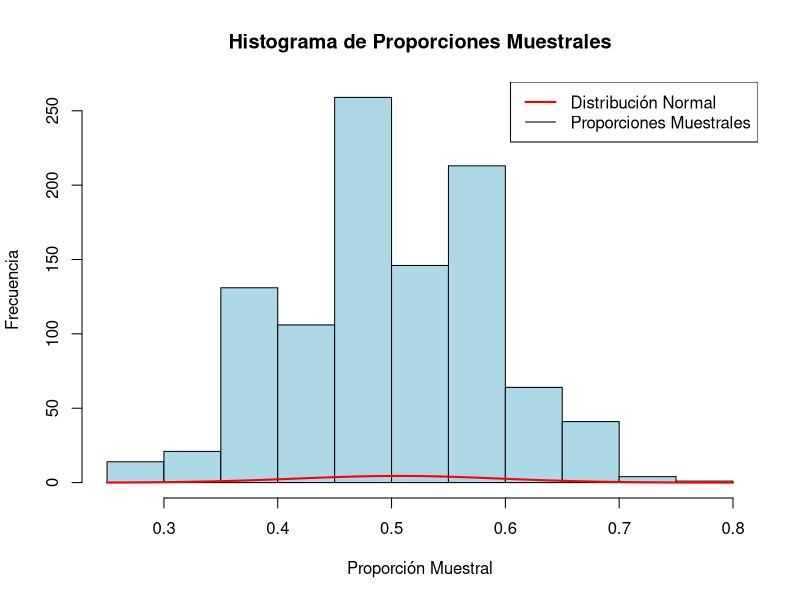
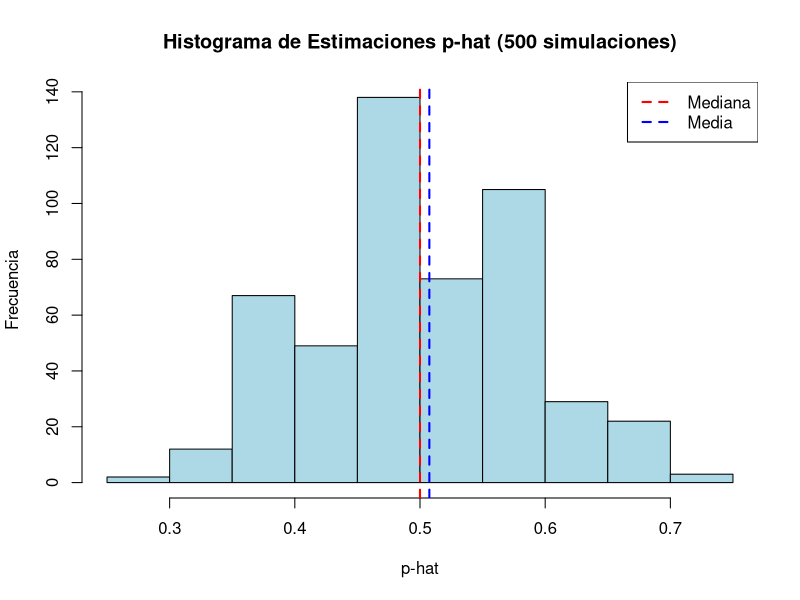
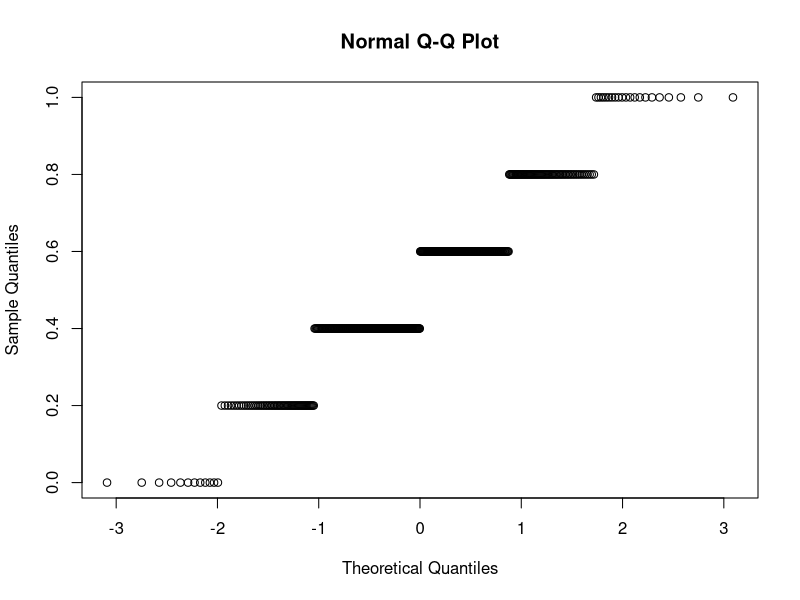
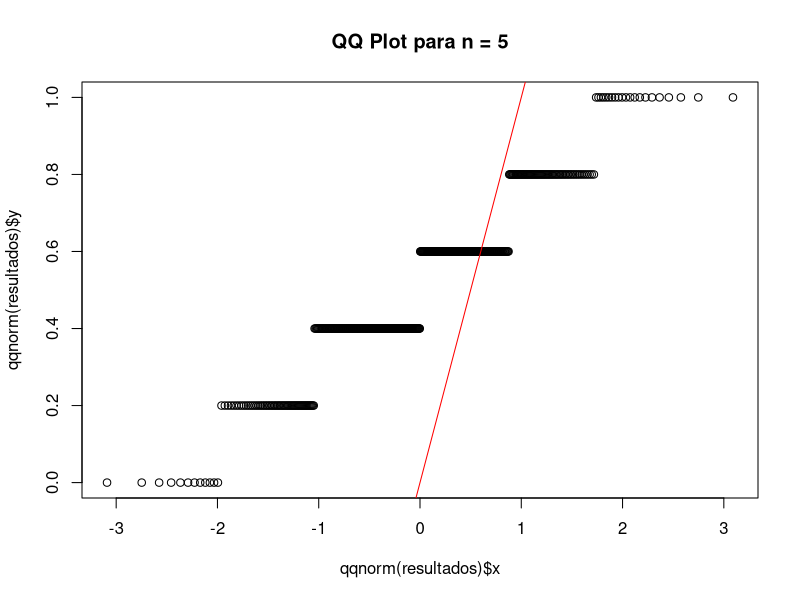
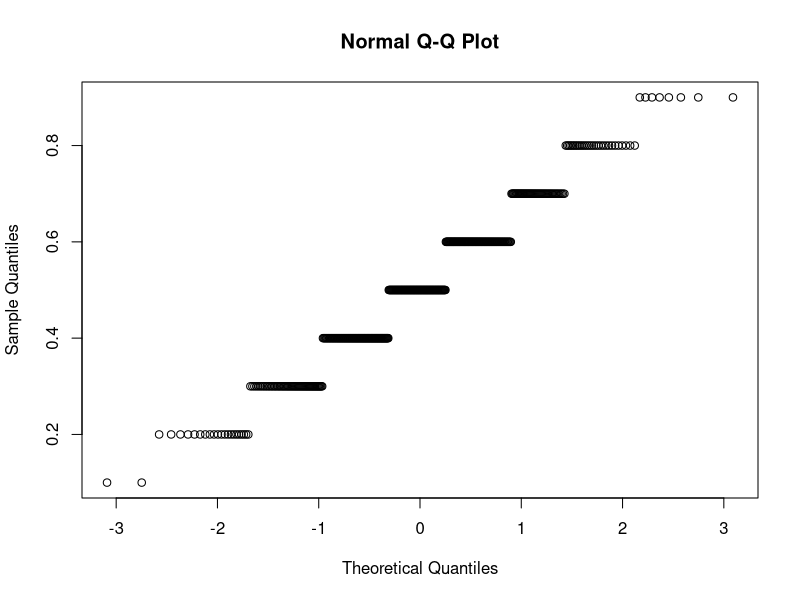
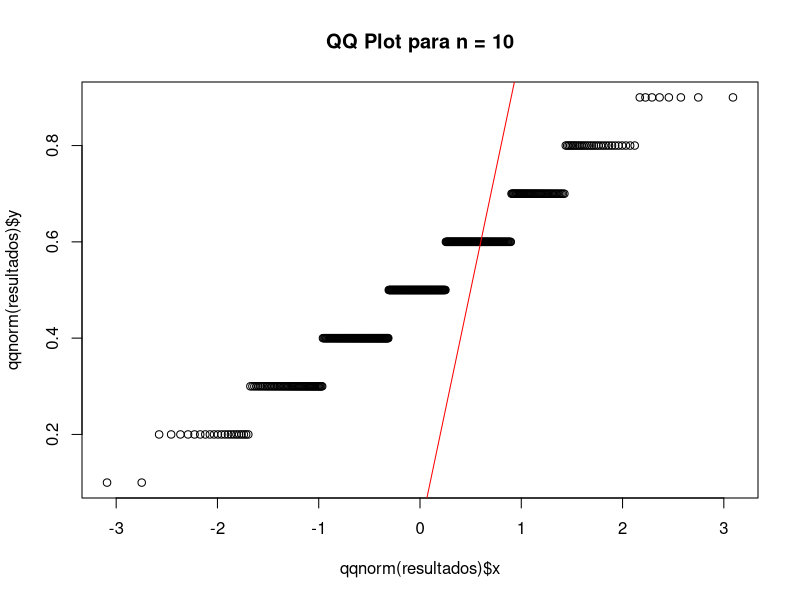
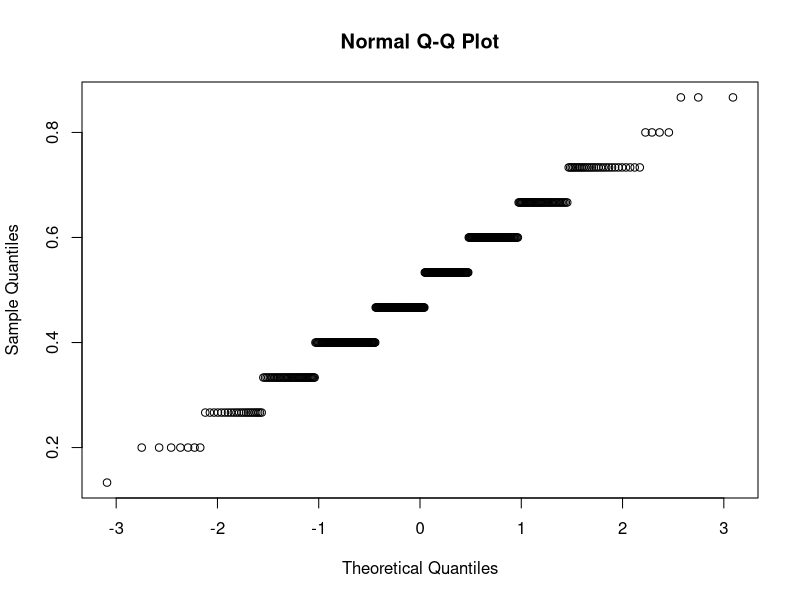
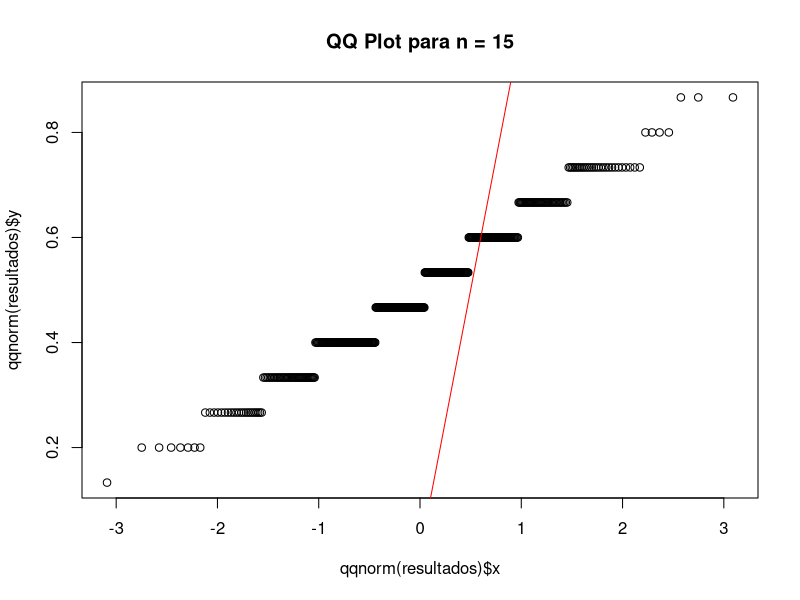

These figures' R source, in order:
## ---- chunk 1
knitr::opts_chunk$set(echo = TRUE)
## ---- chunk 2
#Punto 01:
# Establecer la semilla para reproducibilidad
set.seed(123)

# Tamaño de la población
n_poblacion <- 1000

# Porcentaje de plantas enfermas en la población (50%)
proporcion_enfermas <- 0.5

# Tamaño de muestra
n_muestra <- 30  # Puedes cambiar este valor según tu umbral

# Realizar simulación
muestras <- matrix(NA, nrow = 1000, ncol = n_muestra)

for (i in 1:1000) {
  muestra <- sample(c(0, 1), size = n_muestra, replace = TRUE, prob = c(1 - proporcion_enfermas, proporcion_enfermas))
  muestras[i, ] <- muestra
}

# Calcular la proporción muestral para cada muestra
proporciones_muestrales <- rowMeans(muestras)

# Histograma de las proporciones muestrales
hist(proporciones_muestrales, main = "Histograma de Proporciones Muestrales",
     xlab = "Proporción Muestral", ylab = "Frecuencia", col = "lightblue")

# Ajuste de una distribución normal
curve(dnorm(x, mean = mean(proporciones_muestrales), sd = sd(proporciones_muestrales)),
      col = "red", lwd = 2, add = TRUE)

# Leyenda
legend("topright", legend = c("Distribución Normal", "Proporciones Muestrales"), col = c("red", "black"), lwd = c(2, 1))

## ---- chunk 3
#Punto 02:
obtener_muestra_y_phat <- function(n, proporcion_enfermas) {
  muestra <- sample(c(0, 1), size = n, replace = TRUE, prob = c(1 - proporcion_enfermas, proporcion_enfermas))
  phat <- sum(muestra) / n
  return(phat)
}

# Ejemplo de uso
tamanio_muestra <- 30
proporcion_enfermas <- 0.5  # Porcentaje de individuos enfermos en la población (50%)
resultado <- obtener_muestra_y_phat(tamanio_muestra, proporcion_enfermas)
print(resultado)

## ---- chunk 4
#Punto 03:
# Establecer la semilla para reproducibilidad
set.seed(123)

# Parámetros
n_simulaciones <- 500
tamanio_muestra <- 30
proporcion_enfermas <- 0.5

# Vector para almacenar los resultados de p-hat
resultados_phat <- numeric(n_simulaciones)

# Realizar las simulaciones
for (i in 1:n_simulaciones) {
  muestra <- sample(c(0, 1), size = tamanio_muestra, replace = TRUE, prob = c(1 - proporcion_enfermas, proporcion_enfermas))
  phat <- sum(muestra) / tamanio_muestra
  resultados_phat[i] <- phat
}

# Histograma de los resultados de p-hat
hist(resultados_phat, main = "Histograma de Estimaciones p-hat (500 simulaciones)",
     xlab = "p-hat", ylab = "Frecuencia", col = "lightblue")

# Mediana y media de los resultados de p-hat
mediana <- median(resultados_phat)
media <- mean(resultados_phat)

# Agregar líneas al histograma para la mediana y la media
abline(v = mediana, col = "red", lwd = 2, lty = 2)
abline(v = media, col = "blue", lwd = 2, lty = 2)

# Leyenda
legend("topright", legend = c("Mediana", "Media"), col = c("red", "blue"), lwd = c(2, 2), lty = c(2, 2))

# Skewness (coeficiente de asimetría)
library(e1071)
asimetria <- skewness(resultados_phat)

# Variabilidad (desviación estándar)
desviacion_estandar <- sd(resultados_phat)

# Resultados
cat("Mediana de p-hat:", mediana, "\n")
cat("Media de p-hat:", media, "\n")
cat("Coeficiente de asimetría (skewness):", asimetria, "\n")
cat("Desviación estándar de p-hat:", desviacion_estandar, "\n")
## ---- chunk 5
# Establecer la semilla para reproducibilidad
set.seed(123) 

# Población de 1000 individuos con 50% de enfermos
poblacion <- rep(c(0, 1), each = 500)

# Función para obtener una muestra aleatoria y calcular p
obtener_muestra_p <- function(n) {
  muestra <- sample(poblacion, size = n, replace = T)
  estimador_p <- sum(muestra) / n
  return(estimador_p)
}

# Repetir lo anterior para una muestra n=500 veces
resultados <- replicate(500, obtener_muestra_p(1000))

# Calcular simetría, sesgo y variabilidad de los estimadores
simetria <- mean(resultados) - median(resultados)
sesgo <- mean(resultados) - 0.5
variabilidad <- var(resultados)

# Resultados de simetría, sesgo y variabilidad
cat("Simetría:", simetria, "\n")
cat("Sesgo:", sesgo, "\n")
cat("Variabilidad:", variabilidad, "\n")

# Tamaños de muestra
tamanos_muestra <- c(5, 10, 15, 20, 30, 50, 60, 100, 200, 500)

# Función para realizar el análisis de normalidad y generar gráficos QQ-plot
analisis_normalidad <- function(n) {
  # Repetir n=500 veces
  resultados <- replicate(500, obtener_muestra_p(n))
  
  # Prueba de Shapiro-Wilk
  shapiro_result <- shapiro.test(resultados)
  
  # Gráfico de los resultados QQ-plot
  plot(qqnorm(resultados))
  abline(0, 1, col = "red")  # Línea de referencia
  title(paste("QQ Plot para n =", n))
  
  # Comentario sobre los resultados
  cat("Tamaño de muestra:", n, "\n")
  cat("Prueba de Shapiro-Wilk:", shapiro_result$p.value, "\n")
  cat("\n")
}

# Realizar análisis de normalidad para diferentes tamaños de muestra
for (n in tamanos_muestra) {
  analisis_normalidad(n)
}

# Porcentaje de plantas enfermas 10% y 90%
porcentajes_enfermas <- c(10, 90)

# Realizar la simulación para cada porcentaje de plantas enfermas
for (p in porcentajes_enfermas) {
  # Generar una población con el porcentaje de plantas enfermas dado
  poblacion <- rep(c(0, 1), each = 500 * (p / 100))
  
  cat("Porcentaje de plantas enfermas:", p, "%\n")
  
  # Repetir los puntos b y c
  resultados <- replicate(500, obtener_muestra_p(1000))
  simetria <- mean(resultados) - median(resultados)
  sesgo <- mean(resultados) - (p / 100)
  variabilidad <- var(resultados)
  
  cat("Simetría:", simetria, "\n")
  cat("Sesgo:", sesgo, "\n")
  cat("Variabilidad:", variabilidad, "\n")
  
  # Repetir el punto d
  for (n in tamanos_muestra) {
    analisis_normalidad(n)
  }
  
  cat("\n")
}
